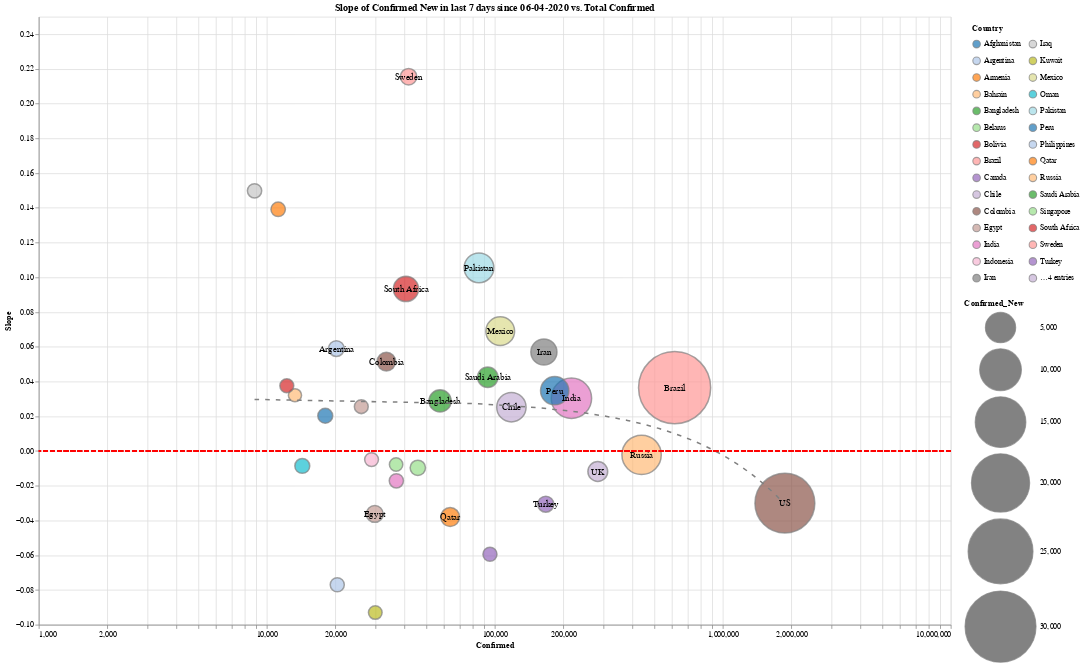

Notebook code cell kept with this figure:
### Markdown cell above
# Country Level

### Code cell
slope_chart(country_level, 'Country', 0, xscale='log', limit=450, scale=3, window=7).properties(
    width=1200,
    height=800
).interactive()

### Figure 1 — Vega-Lite specification as saved in the notebook (floating-point values rounded to 4 significant figures)
{"config": {"view": {"continuousWidth": 400, "continuousHeight": 300}}, "layer": [{"mark": {"type": "point", "filled": true, "stroke": "grey"}, "encoding": {"color": {"type": "nominal", "field": "Country", "legend": {"clipHeight": 20, "columns": 2, "padding": 10}, "scale": {"scheme": "category20"}}, "size": {"type": "quantitative", "field": "Confirmed_New", "scale": {"domain": [481.0, 30920.0], "range": [300, 9000]}}, "tooltip": [{"type": "nominal", "field": "Country"}, {"type": "quantitative", "field": "Confirmed"}, {"type": "quantitative", "field": "Slope"}, {"type": "quantitative", "field": "Confirmed_New"}], "x": {"type": "quantitative", "axis": {"offset": 0}, "field": "Confirmed", "scale": {"type": "log"}}, "y": {"type": "quantitative", "axis": {"title": "Slope"}, "field": "Slope"}}, "selection": {"selector001": {"type": "interval", "bind": "scales", "encodings": ["x", "y"]}}, "title": "Slope of Confirmed New in last 7 days since 06-04-2020 vs. Total Confirmed"}, {"mark": "text", "encoding": {"color": {"value": "black"}, "size": {"value": 12}, "text": {"type": "nominal", "field": "Country"}, "tooltip": [{"type": "nominal", "field": "Country"}, {"type": "quantitative", "field": "Confirmed"}, {"type": "quantitative", "field": "Slope"}, {"type": "quantitative", "field": "Confirmed_New"}], "x": {"type": "quantitative", "axis": {"offset": 0}, "field": "Confirmed", "scale": {"type": "log"}}, "y": {"type": "quantitative", "axis": {"title": "Slope"}, "field": "Slope"}}, "title": "Slope of Confirmed New in last 7 days since 06-04-2020 vs. Total Confirmed", "transform": [{"filter": "(datum['Confirmed_New'] > 900)"}]}, {"mark": {"type": "line", "strokeDash": [6, 8]}, "encoding": {"color": {"value": "grey"}, "size": {"value": 2}, "tooltip": [{"type": "nominal", "field": "Country"}, {"type": "quantitative", "field": "Confirmed"}, {"type": "quantitative", "field": "Slope"}, {"type": "quantitative", "field": "Confirmed_New"}], "x": {"type": "quantitative", "axis": {"offset": 0}, "field": "Confirmed", "scale": {"type": "log"}}, "y": {"type": "quantitative", "axis": {"title": "Slope"}, "field": "Slope"}}, "title": "Slope of Confirmed New in last 7 days since 06-04-2020 vs. Total Confirmed", "transform": [{"on": "Confirmed", "regression": "Slope", "method": "poly", "order": 1}]}, {"mark": {"type": "rule", "color": "red", "strokeDash": [6, 3]}, "encoding": {"y": {"type": "quantitative", "axis": {"title": ""}, "field": "a"}}, "transform": [{"calculate": "0", "as": "a"}]}], "data": {"name": "data-2ecfb45d15dfd0ea4060a9c277c3b737"}, "height": 800, "width": 1200, "$schema": "https://vega.github.io/schema/vega-lite/v4.0.2.json", "datasets": {"data-2ecfb45d15dfd0ea4060a9c277c3b737": [{"Country": "Afghanistan", "Date": "06-04-2020", "Confirmed": 18050.0, "Deaths": 300.0, "Recovered": 1585.0, "Confirmed_New": 787.0, "Deaths_New": 6.0, "Recovered_New": 63.0, "Active": 16170.0, "Slope": 0.02028}, {"Country": "Argentina", "Date": "06-04-2020", "Confirmed": 20200.0, "Deaths": 608.0, "Recovered": 5993.0, "Confirmed_New": 929.0, "Deaths_New": 25.0, "Recovered_New": 97.0, "Active": 13600.0, "Slope": 0.05897}, {"Country": "Armenia", "Date": "06-04-2020", "Confirmed": 11220.0, "Deaths": 176.0, "Recovered": 3468.0, "Confirmed_New": 697.0, "Deaths_New": 6.0, "Recovered_New": 14.0, "Active": 7577.0, "Slope": 0.1391}, {"Country": "Bahrain", "Date": "06-04-2020", "Confirmed": 13300.0, "Deaths": 21.0, "Recovered": 7728.0, "Confirmed_New": 481.0, "Deaths_New": 1.0, "Recovered_New": 318.0, "Active": 5547.0, "Slope": 0.0321}, {"Country": "Bangladesh", "Date": "06-04-2020", "Confirmed": 57560.0, "Deaths": 781.0, "Recovered": 12160.0, "Confirmed_New": 2423.0, "Deaths_New": 35.0, "Recovered_New": 571.0, "Active": 44620.0, "Slope": 0.0288}, {"Country": "Belarus", "Date": "06-04-2020", "Confirmed": 45980.0, "Deaths": 253.0, "Recovered": 21160.0, "Confirmed_New": 865.0, "Deaths_New": 5.0, "Recovered_New": 991.0, "Active": 24570.0, "Slope": -0.009691}, {"Country": "Bolivia", "Date": "06-04-2020", "Confirmed": 12240.0, "Deaths": 415.0, "Recovered": 1658.0, "Confirmed_New": 607.0, "Deaths_New": 15.0, "Recovered_New": 151.0, "Active": 10170.0, "Slope": 0.03754}, {"Country": "Brazil", "Date": "06-04-2020", "Confirmed": 614900.0, "Deaths": 34020.0, "Recovered": 255000.0, "Confirmed_New": 30920.0, "Deaths_New": 1473.0, "Recovered_New": 16350.0, "Active": 326000.0, "Slope": 0.03648}, {"Country": "Canada", "Date": "06-04-2020", "Confirmed": 95270.0, "Deaths": 7717.0, "Recovered": 52180.0, "Confirmed_New": 628.0, "Deaths_New": 138.0, "Recovered_New": 678.0, "Active": 35370.0, "Slope": -0.05942}, {"Country": "Chile", "Date": "06-04-2020", "Confirmed": 118300.0, "Deaths": 1356.0, "Recovered": 21300.0, "Confirmed_New": 4664.0, "Deaths_New": 81.0, "Recovered_New": -300.0, "Active": 95630.0, "Slope": 0.02522}, {"Country": "Colombia", "Date": "06-04-2020", "Confirmed": 33470.0, "Deaths": 1099.0, "Recovered": 12320.0, "Confirmed_New": 1531.0, "Deaths_New": 42.0, "Recovered_New": 1148.0, "Active": 20050.0, "Slope": 0.05146}, {"Country": "Egypt", "Date": "06-04-2020", "Confirmed": 29770.0, "Deaths": 1126.0, "Recovered": 7756.0, "Confirmed_New": 1152.0, "Deaths_New": 38.0, "Recovered_New": 406.0, "Active": 20880.0, "Slope": -0.03621}, {"Country": "India", "Date": "06-04-2020", "Confirmed": 216900.0, "Deaths": 6075.0, "Recovered": 104100.0, "Confirmed_New": 9304.0, "Deaths_New": 260.0, "Recovered_New": 3804.0, "Active": 106700.0, "Slope": 0.03039}, {"Country": "Indonesia", "Date": "06-04-2020", "Confirmed": 28820.0, "Deaths": 1721.0, "Recovered": 8892.0, "Confirmed_New": 585.0, "Deaths_New": 23.0, "Recovered_New": 486.0, "Active": 18200.0, "Slope": -0.004941}, {"Country": "Iran", "Date": "06-04-2020", "Confirmed": 164300.0, "Deaths": 8071.0, "Recovered": 127500.0, "Confirmed_New": 3574.0, "Deaths_New": 59.0, "Recovered_New": 2279.0, "Active": 28710.0, "Slope": 0.05697}, {"Country": "Iraq", "Date": "06-04-2020", "Confirmed": 8840.0, "Deaths": 271.0, "Recovered": 4338.0, "Confirmed_New": 672.0, "Deaths_New": 15.0, "Recovered_New": 243.0, "Active": 4231.0, "Slope": 0.1498}, {"Country": "Kuwait", "Date": "06-04-2020", "Confirmed": 29920.0, "Deaths": 236.0, "Recovered": 17220.0, "Confirmed_New": 562.0, "Deaths_New": 6.0, "Recovered_New": 1473.0, "Active": 12460.0, "Slope": -0.09298}, {"Country": "Mexico", "Date": "06-04-2020", "Confirmed": 105700.0, "Deaths": 12540.0, "Recovered": 74760.0, "Confirmed_New": 4442.0, "Deaths_New": 816.0, "Recovered_New": 2078.0, "Active": 18380.0, "Slope": 0.06899}, {"Country": "Oman", "Date": "06-04-2020", "Confirmed": 14320.0, "Deaths": 67.0, "Recovered": 3451.0, "Confirmed_New": 779.0, "Deaths_New": 0.0, "Recovered_New": 606.0, "Active": 10800.0, "Slope": -0.008576}, {"Country": "Pakistan", "Date": "06-04-2020", "Confirmed": 85260.0, "Deaths": 1770.0, "Recovered": 30130.0, "Confirmed_New": 4801.0, "Deaths_New": 82.0, "Recovered_New": 1205.0, "Active": 53370.0, "Slope": 0.1054}, {"Country": "Peru", "Date": "06-04-2020", "Confirmed": 183200.0, "Deaths": 5031.0, "Recovered": 76230.0, "Confirmed_New": 4284.0, "Deaths_New": 137.0, "Recovered_New": 3909.0, "Active": 101900.0, "Slope": 0.03472}, {"Country": "Philippines", "Date": "06-04-2020", "Confirmed": 20380.0, "Deaths": 984.0, "Recovered": 4248.0, "Confirmed_New": 634.0, "Deaths_New": 10.0, "Recovered_New": 95.0, "Active": 15150.0, "Slope": -0.07703}, {"Country": "Qatar", "Date": "06-04-2020", "Confirmed": 63740.0, "Deaths": 45.0, "Recovered": 39470.0, "Confirmed_New": 1581.0, "Deaths_New": 0.0, "Recovered_New": 1926.0, "Active": 24230.0, "Slope": -0.03801}, {"Country": "Russia", "Date": "06-04-2020", "Confirmed": 440500.0, "Deaths": 5376.0, "Recovered": 204200.0, "Confirmed_New": 8823.0, "Deaths_New": 168.0, "Recovered_New": 8638.0, "Active": 231000.0, "Slope": -0.002203}, {"Country": "Saudi Arabia", "Date": "06-04-2020", "Confirmed": 93160.0, "Deaths": 611.0, "Recovered": 68960.0, "Confirmed_New": 1975.0, "Deaths_New": 32.0, "Recovered_New": 806.0, "Active": 23580.0, "Slope": 0.04245}, {"Country": "Singapore", "Date": "06-04-2020", "Confirmed": 36920.0, "Deaths": 24.0, "Recovered": 23900.0, "Confirmed_New": 517.0, "Deaths_New": 0.0, "Recovered_New": 322.0, "Active": 12990.0, "Slope": -0.007788}, {"Country": "South Africa", "Date": "06-04-2020", "Confirmed": 40790.0, "Deaths": 848.0, "Recovered": 21310.0, "Confirmed_New": 3267.0, "Deaths_New": 56.0, "Recovered_New": 1629.0, "Active": 18630.0, "Slope": 0.09329}, {"Country": "Sweden", "Date": "06-04-2020", "Confirmed": 41880.0, "Deaths": 4562.0, "Recovered": 0.0, "Confirmed_New": 1080.0, "Deaths_New": 20.0, "Recovered_New": 0.0, "Active": 37320.0, "Slope": 0.2155}, {"Country": "Turkey", "Date": "06-04-2020", "Confirmed": 167400.0, "Deaths": 4630.0, "Recovered": 131800.0, "Confirmed_New": 988.0, "Deaths_New": 21.0, "Recovered_New": 926.0, "Active": 31000.0, "Slope": -0.03061}, {"Country": "UK", "Date": "06-04-2020", "Confirmed": 283100.0, "Deaths": 39990.0, "Recovered": 1219.0, "Confirmed_New": 1809.0, "Deaths_New": 176.0, "Recovered_New": 7.0, "Active": 241900.0, "Slope": -0.0118}, {"Country": "US", "Date": "06-04-2020", "Confirmed": 1873000.0, "Deaths": 108200.0, "Recovered": 485000.0, "Confirmed_New": 21140.0, "Deaths_New": 1036.0, "Recovered_New": 5744.0, "Active": 1279000.0, "Slope": -0.03001}, {"Country": "Ukraine", "Date": "06-04-2020", "Confirmed": 25980.0, "Deaths": 755.0, "Recovered": 11470.0, "Confirmed_New": 596.0, "Deaths_New": 13.0, "Recovered_New": 630.0, "Active": 13760.0, "Slope": 0.02551}, {"Country": "United Arab Emirates", "Date": "06-04-2020", "Confirmed": 37020.0, "Deaths": 273.0, "Recovered": 19570.0, "Confirmed_New": 659.0, "Deaths_New": 3.0, "Recovered_New": 419.0, "Active": 17170.0, "Slope": -0.01718}]}}
